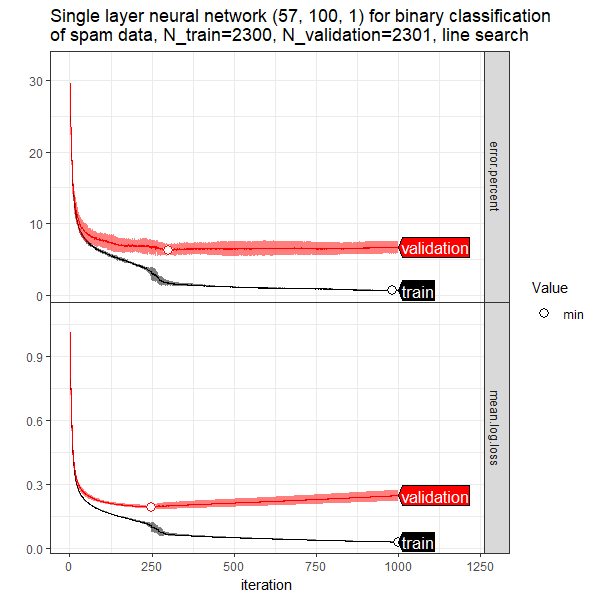

Source code (R):
library(ggplot2)
library(data.table)
library(directlabels)
future::plan("multiprocess")

data(spam, package="ElemStatLearn")
head(spam)
head(y.vec <- ifelse(spam$spam=="spam", 1, -1))
table(y.vec)
head(X.mat <- as.matrix(subset(spam, select=-spam)))

is.binary <- all(y.vec %in% c(1, -1))
line.search.factor <- NULL
line.search.factor <- 3
n.folds <- 4
logistic.loss <- function(pred, y){
  log(1+exp(-y * pred))
}
sigmoid <- function(a){
  1/(1+exp(-a))
}
set.seed(2)
(unique.folds <- 1:n.folds)
fold.vec <- sample(rep(unique.folds, l=nrow(X.mat)))
n.hidden.units <- 100 # u
max.iterations <- 1000
OneFold <- function(validation.fold, step.size=1){
  is.train <- fold.vec != validation.fold
  X.train <- X.mat[is.train, ]
  y.train <- y.vec[is.train]
  X.sc <- scale(X.train)
  set.seed(1)
  V <- matrix(rnorm(ncol(X.sc)*n.hidden.units), ncol(X.sc), n.hidden.units)
  w <- rnorm(n.hidden.units)
  iteration.dt.list <- list()
  iteration.vec <- 1:max.iterations
  for(iteration in iteration.vec){
    head(A <- X.sc %*% V) #1
    head(Z <- sigmoid(A)) #2
    head(b <- as.numeric(Z %*% w))
    dw <- if(is.binary){
      -y.train * sigmoid(-y.train * b)
    }else{
      b-y.train
    }
    A.deriv <- Z * (1-Z)
    dv <- dw * A.deriv * matrix(w, nrow(A.deriv), ncol(A.deriv), byrow=TRUE)
    grad.w <- t(Z) %*% dw / nrow(X.sc)
    grad.V <- t(X.sc) %*% dv / nrow(X.sc)
    cost.w.V <- function(w.vec, V.mat){
      b <- sigmoid(X.sc %*% V.mat) %*% w.vec
      mean(logistic.loss(b, y.train))
    }
    cost.step <- function(step){
      cost.w.V(w-step*grad.w, V-step*grad.V)
    }
    if(is.numeric(line.search.factor)){
      while(cost.step(step.bigger <- step.size*line.search.factor) < cost.step(step.size)){
        step.size <- step.bigger
      }
      while(cost.step(step.smaller <- step.size/line.search.factor) < cost.step(step.size)){
        step.size <- step.smaller
      }
    }
    if(FALSE){
      curve(sapply(x, cost.step), 0, 300)
    }
    w <- w - step.size * grad.w
    V <- V - step.size * grad.V
    predict.sc <- function(X.tilde){
      A.mat <- X.tilde %*% V
      sigmoid(A.mat) %*% w
    }
    predict1.orig <- function(X.unsc){
      X.tilde <- scale(
        X.unsc, attr(X.sc, "scaled:center"), attr(X.sc, "scaled:scale"))
      predict.sc(X.tilde)
    }
    V.orig <- V/attr(X.sc, "scaled:scale")
    b.orig <- - t(V/attr(X.sc, "scaled:scale")) %*% attr(X.sc, "scaled:center")
    V.with.intercept <- rbind(intercept=as.numeric(b.orig), V.orig)
    predict2.orig <- function(X.unsc){
      A.mat <- cbind(1, X.unsc) %*% V.with.intercept
      sigmoid(A.mat) %*% w
    }
    rbind(
      as.numeric(head(predict.sc(X.sc))),
      as.numeric(head(predict1.orig(X.train))),
      as.numeric(head(predict2.orig(X.train))))
    ## train/validation error.
    pred.vec <- as.numeric(predict2.orig(X.mat))
    is.error <- ifelse(pred.vec > 0, 1, -1) != y.vec
    log.loss <- logistic.loss(pred.vec, y.vec)
    square.loss <- (y.vec-pred.vec)^2
    iteration.dt.list[[iteration]] <- data.table(
      set=ifelse(is.train, "train", "validation"),
      is.error, square.loss,
      log.loss)[, list(
        iteration,
        validation.fold,
        mean.square.loss=mean(square.loss),
        error.percent=mean(is.error)*100,
        mean.log.loss=mean(log.loss)
      ), by=list(set)]
  }
  do.call(rbind, iteration.dt.list)
}
fold.dt.list <- future.apply::future_lapply(unique.folds, OneFold)
(fold.dt <- do.call(rbind, fold.dt.list))

fold.tall <- melt(
  fold.dt,
  measure.vars=c("error.percent", "mean.log.loss"))
min.tall <- fold.tall[, {
  .SD[which.min(value)]
}, by=list(variable, set, validation.fold)]
set.colors <- c(
  train="black",
  validation="red")
gg <- ggplot()+
  ggtitle(paste(
    "Single layer neural network (57, 100, 1) for binary classification",
    "of spam data, N_train=2300, N_validation=2301, line search", sep="\n"))+
  theme_bw()+
  theme(panel.margin=grid::unit(0, "lines"))+
  scale_color_manual(values=set.colors)+
  facet_grid(variable ~ validation.fold, scales="free", labeller=label_both)+
  geom_line(aes(
    iteration, value, color=set),
    data=fold.tall)+
  scale_shape_manual(values=c(min=1))+
  geom_point(aes(
    iteration, value, color=set, shape=Value),
    size=3,
    data=data.table(Value="min", min.tall))+
  ylab("")+
  scale_x_continuous(limits=c(0, 1400))
dl <- direct.label(gg, "last.polygons")
png("figure-nnet-spam-cv-folds.png", 10, 6, units="in", res=100)
print(dl)
dev.off()

stats.tall <- fold.tall[, list(
  mean=mean(value),
  sd=sd(value)
  ), by=list(variable, set, iteration)]
stats.min <- stats.tall[, {
  .SD[which.min(mean)]
}, by=list(variable, set)]
gg <- ggplot()+
  ggtitle(paste(
    "Single layer neural network (57, 100, 1) for binary classification",
    "of spam data, N_train=2300, N_validation=2301, line search", sep="\n"))+
  theme_bw()+
  theme(panel.margin=grid::unit(0, "lines"))+
  scale_color_manual(values=set.colors)+
  scale_fill_manual(values=set.colors)+
  facet_grid(variable ~ ., scales="free")+
  geom_line(aes(
    iteration, mean, color=set),
    data=stats.tall)+
  geom_ribbon(aes(
    iteration, ymin=mean-sd, ymax=mean+sd, fill=set),
    alpha=0.5,
    data=stats.tall)+
  scale_shape_manual(values=c(min=21))+
  geom_point(aes(
    iteration, mean, color=set, shape=Value),
    fill="white",
    size=3,
    data=data.table(Value="min", stats.min))+
  ylab("")+
  scale_x_continuous(limits=c(0, 1200))
dl <- direct.label(gg, "last.polygons")
png("figure-nnet-spam-cv.png", 6, 6, units="in", res=100)
print(dl)
dev.off()
